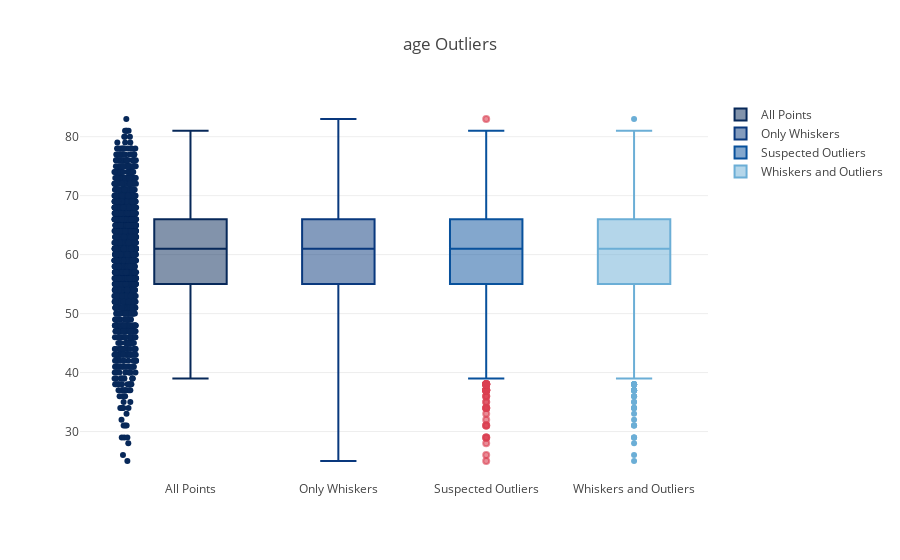

The code cell stored with this chart in its notebook:
### Code cell
OutLiersBox(df_fill_na,'age')

### Figure 1 — Plotly figure (JSON) as saved in the notebook; plotly's stock layout.template omitted (floating-point values rounded to 4 significant figures; data arrays with more than 128 entries replaced by an {"elided": "..."} marker saying what was removed)
{"data": [{"boxpoints": "all", "jitter": 0.3, "line": {"color": "rgb(7,40,89)"}, "marker": {"color": "rgb(7,40,89)"}, "name": "All Points", "pointpos": -1.8, "type": "box", "y": {"elided": "1734 int values"}}, {"boxpoints": false, "line": {"color": "rgb(9,56,125)"}, "marker": {"color": "rgb(9,56,125)"}, "name": "Only Whiskers", "type": "box", "y": {"elided": "1734 int values"}}, {"boxpoints": "suspectedoutliers", "line": {"color": "rgb(8,81,156)"}, "marker": {"color": "rgb(8,81,156)", "line": {"outliercolor": "rgba(219, 64, 82, 0.6)", "outlierwidth": 2}, "outliercolor": "rgba(219, 64, 82, 0.6)"}, "name": "Suspected Outliers", "type": "box", "y": {"elided": "1734 int values"}}, {"boxpoints": "outliers", "line": {"color": "rgb(107,174,214)"}, "marker": {"color": "rgb(107,174,214)"}, "name": "Whiskers and Outliers", "type": "box", "y": {"elided": "1734 int values"}}], "layout": {"title": "age Outliers"}}
